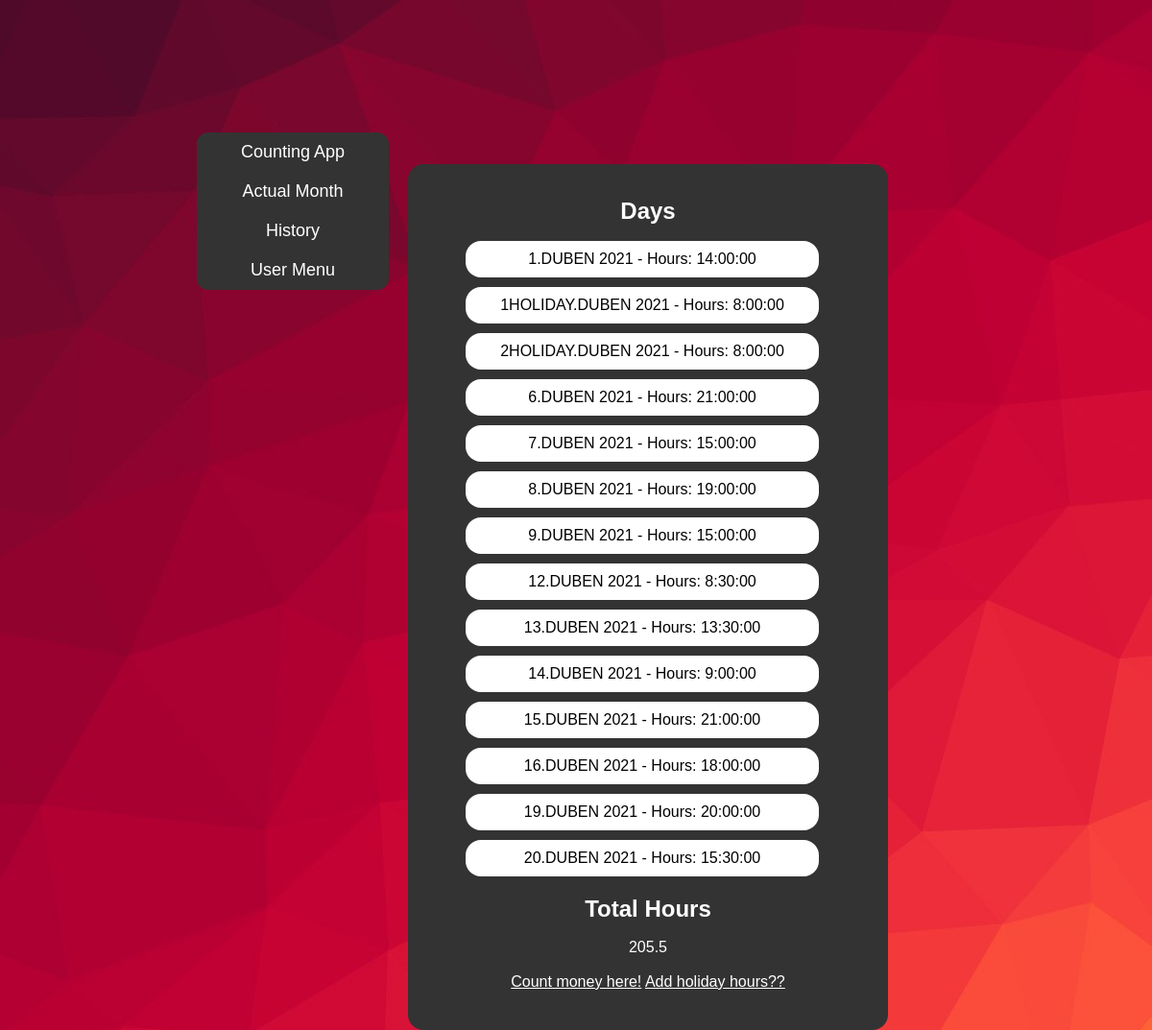
The app's page / (signed in) with its own data.
### hours_app/models.py (models this page shows, shortened)
class Day(models.Model):
    working_day = models.CharField(
        max_length=200, blank=False, primary_key=True)
    number_start = models.CharField(max_length=50, blank=False)
    number_end = models.CharField(max_length=50, blank=False)
    result = models.CharField(max_length=50, blank=True)
    author = models.ForeignKey(User, on_delete=models.CASCADE)

### hours_app/decorators.py (the view)
    def wrapper_func(request, *args, **kwargs):
        if 'working_day' in request.session.keys():
            del request.session['working_day']
        return view_func(request, *args, **kwargs)

### hours_app/templatetags/extra_filters.py (called while the page is built)
@register.filter
@stringfilter
def my_split_strip(value):
    return value.split("-")[0].strip()

### hours_app/views.py (called while the page is built)
def all_data(request):
    all_data = Day.objects.filter(author=request.user)
    all_data_filtered = all_data.filter(
        working_day__contains=get_month_name_czech())
    total_hours = get_total_hours(all_data_filtered)
    total_money = total_hours * 130
    return render(request, "hours_app/all_data.html",
                  {"all_data": all_data_filtered,
                   "total_hours": total_hours,
                   "total_money": total_money
                   }
                  )

### hours_app/views_functions.py (called while the page is built)
def get_total_hours(list_of_items):
    total_h = [item.result for item in list_of_items]
    total_hours = datetime.timedelta()
    for i in total_h:
        (h, m, s) = i.split(':')
        d = datetime.timedelta(
            hours=int(h), minutes=int(m), seconds=int(s))
        total_hours += d
    return (total_hours.total_seconds() / 3600)

def get_month_name_czech():
    month_list = ["LEDEN", "ÚNOR", "BŘEZEN", "DUBEN",
                  "KVĚTEN", "ČERVEN", "ČERVENEC", "SRPEN",
                  "ZÁŘÍ", "ŘÍJEN", "LISTOPAD", "PROSINEC"]
    now = datetime.datetime.today()
    get_month = now.month
    return month_list[get_month - 1]

### hours_app/templates/hours_app/all_data.html (shortened to what this page needs)
{% extends "hours_app/base.html" %}
{% load extra_filters %}
{% block content %}
{% load static %}
<head>
    <link href="{% static "css/style.css" %}" rel="stylesheet">
</head>
<body>
<div class="form-signin">
<form method="POST">
    <h2 class="form-signin-heading">Days</h2>
    {% for item in all_data %}
    <a class="button_days button1" href="{% url "day-detail" item.pk %}">
        {{ item.working_day|my_split_strip }} - Hours: {{ item.result }}</a>
    {% endfor %}
    <h2 class="form-signin-heading">Total Hours</h2>
    <a>{{ total_hours }}</a><br><br>
    <a style="color: white;" href="{% url "money" %}">Count money here!</a>
    <a style="color: white;" href="{% url "holiday" %}">Add holiday hours??</a>
</form>
</div>
</body>
{% endblock content %}

### hours_app/templates/hours_app/base.html (shortened to what this page needs)
{% load static %}
<html>
<head>
    <link href="{% static "css/style.css" %}" rel="stylesheet">
</head>
<body>
    <div class="wrapper">
        <div class="sidenav">
            <a class="first" href="{% url "get-hours-django" %}">Counting App</a>
            <a href="{% url "home" %}">Actual Month</a>
            <a href="{% url "history" %}">History</a>
            <div class="dropdown">
                <button class="dropbtn">User Menu</button>
            </div>
        </div>
        <div>
            {% block content %}
            {% endblock %}
        </div>
    </div>
</body>
</html>

### hours_app/static/css/style.css (style rules this page uses)
body { background-image: url("backgroud_picture.jpg"); background-repeat: no-repeat; background-position: inherit; font-family: 'Trebuchet MS', sans-serif; }
.wrapper { width: 950px; margin: auto; }
.form-signin { position: relative; top: 40px; left: 300px; width: 400px; padding: 15px 50px 25px; background-color: #333; text-align: center; color: white; border-radius: 16px; }
.form-signin .form-signin-heading { margin-bottom: 17px; }
.button_days { background-color: white; color: black; padding: 10px 24px; transition-duration: 0.1s; width: 80%; text-align: center; text-decoration: none; font-size: 16px; margin: 10px 10px; border: none; display: block; border-radius: 16px }
.sidenav { height: auto; width: 200px; position:relative; top: 130px; left: 80px; bottom: 100px; right: 100px; background: #333; border-top-left-radius: 12px; border-top-right-radius: 12px; }
.sidenav a { padding: 10px 15px 10px 15px; text-decoration: none; font-size: 18px; color: white; display: block; text-align: center; }
.dropdown { position: absolute; display: inline-block; border-radius: 12px; }
.dropbtn { padding: 10px 15px 10px 15px; text-decoration: none; font-size: 18px; color: white; display: block; text-align: center; background: #333; width: 200px; border: 0; border-bottom-left-radius: 12px; border-bottom-right-radius: 12px; }

### records on screen
Day: working_day|my_split_strip "1.DUBEN 2021", result "14:00:00"
Day: working_day|my_split_strip "1HOLIDAY.DUBEN 2021", result "8:00:00"
Day: working_day|my_split_strip "2HOLIDAY.DUBEN 2021", result "8:00:00"
Day: working_day|my_split_strip "6.DUBEN 2021", result "21:00:00"
Day: working_day|my_split_strip "7.DUBEN 2021", result "15:00:00"
Day: working_day|my_split_strip "8.DUBEN 2021", result "19:00:00"
Day: working_day|my_split_strip "9.DUBEN 2021", result "15:00:00"
Day: working_day|my_split_strip "12.DUBEN 2021", result "8:30:00"
Day: working_day|my_split_strip "13.DUBEN 2021", result "13:30:00"
Day: working_day|my_split_strip "14.DUBEN 2021", result "9:00:00"
Day: working_day|my_split_strip "15.DUBEN 2021", result "21:00:00"
Day: working_day|my_split_strip "16.DUBEN 2021", result "18:00:00"
Day: working_day|my_split_strip "19.DUBEN 2021", result "20:00:00"
Day: working_day|my_split_strip "20.DUBEN 2021", result "15:30:00"

### other values on screen
{{ total_hours }} "205.5"
